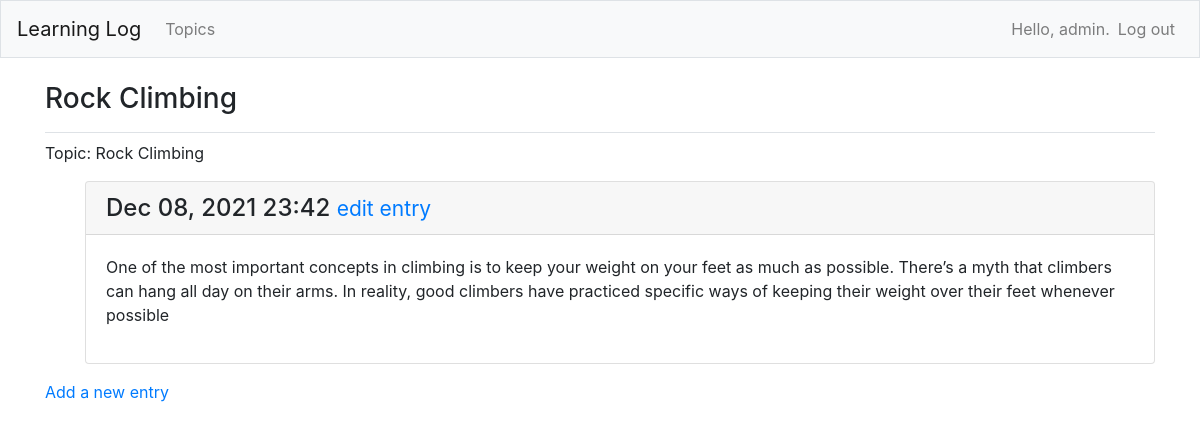
Page /topics/2/ (signed in) on the earlier database version.
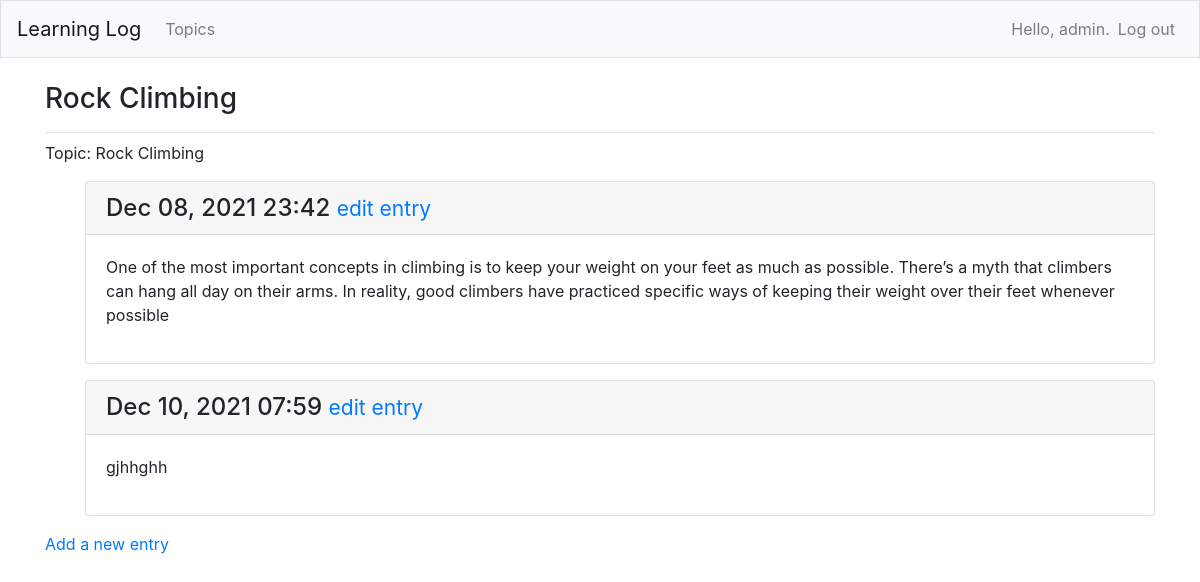
Same page on the later database version.
### MainApp/models.py (models this page shows, shortened)
class Entry(models.Model):
    topic = models.ForeignKey(Topic, on_delete=models.CASCADE)
    text = models.TextField()
    date_added = models.DateTimeField(auto_now_add=True)
    class Meta:
        verbose_name = "entries"

### MainApp/views.py (the view)
# urls.py: path("topics/<int:topic_id>/", views.topic, name="topic"),
@login_required
def topic(request, topic_id):
    topic = Topic.objects.get(id=topic_id)
    if topic.owner != request.user:
        raise Http404
    entries = topic.entry_set.all()
    context = {"topic": topic, 'entries': entries}
    return render(request, "MainApp/topic.html", context)

### MainApp/models.py (called while the page is built)
    def __str__(self):
        return self.text

### MainApp/templates/mainapp/topic.html
{% extends "MainApp/base.html" %}
{% block page_header %}
<h3>{{ topic }}</h3>
{% endblock page_header %}
{% block content %}
<p>Topic: {{ topic }}</p>
<ul>
    {% for e in entries %}
    <div class="card mb-3">
        <h4 class="card-header">
        {{ e.date_added|date:'M d, Y H:i' }}
        <small><a href="{% url 'MainApp:edit_entry' e.id %}"> edit entry</a></small>
        </h4>
        <div class="card-body">
        {{ e.text|linebreaks }}
        </div>
        </div>
    {% empty %}
    <p>There are no entries for this topic yet.</p>
    {% endfor %}
</ul>
<p>
    <a href ="{% url 'MainApp:new_entry' topic.id %}">Add a new entry</a>
</p>
{% endblock content %}

Differences in the rows shown:
added Entry: date_added "Dec 10, 2021 07:59", text "gjhhghh"
